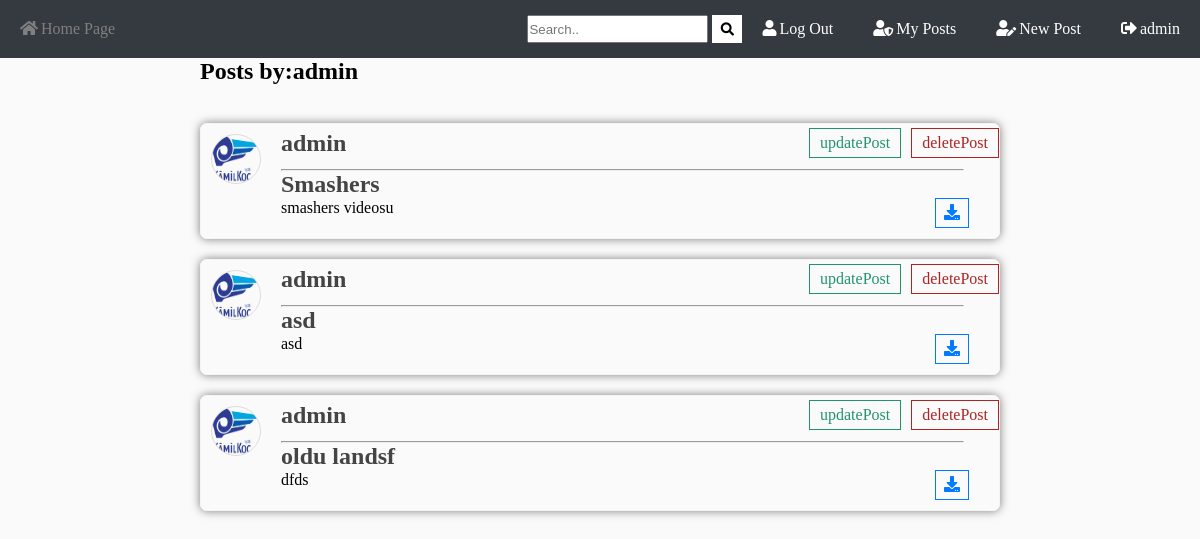
The app's page //myPosts (signed in) with its own data.
### fileshare/models.py (models this page shows, shortened)
class Post(models.Model):
	title = models.CharField(max_length=100)
	files = models.FileField(null=True,blank=True,upload_to='Files')
	content = models.TextField(max_length=200)
	date_posted = models.DateTimeField(auto_now_add=True)
	author = models.ForeignKey(User, on_delete=models.CASCADE)

### accounts/models.py (models this page shows, shortened)
class Profile(models.Model):
    user = models.OneToOneField(User, on_delete=models.CASCADE)
    image = models.ImageField( upload_to='profile',default='profil.jpg')   # default='default.jpg',

### fileshare/views.py (the view)
# urls.py: path('/myPosts', views.myPostsPage, name="myPostsPage"),
def myPostsPage(request):
    current_user = request.user
    post = current_user.post_set.all().order_by('-date_posted')
    context = {
        'posts':post
    }
    return render(request, 'myPosts.html',context)

### templates/myPosts.html
{% extends "base.html" %}
{% load static %}
{% block content %}
    <section class="section">
        <div class="alllist-container">
            <h1>Posts by:{{user.username}}</h1>
            <br>
            {%for post in posts%}
            <div class="list-container">
                <div class="left-list">
                    <img src="{{ post.author.profile.image.url }}" alt="">
                </div>
                <div class="right-list">
                    <div class="toplist">
                        <a href="{% url 'UserSpecifiedPosts' post.author  %}" class="Userlink"><h1>{{ post.author }}</h1></a>
                        <a href="{% url 'updatePost' post.id  %}" class="Update">updatePost</a>
                        <a href="{% url 'deletePost' post.id  %}" class="Delete">deletePost</a>
                    </div>
                    <hr>
                    <a href="{% url 'detailPage' post.id  %}"><h2>{{post.title}}</h2></a>
                    <div class="content-container">
                        <p>{{post.content}}</p>
                        {%if post.files%}
                            <a href="{{ post.files.url }}" class="download" download><i class="fas fa-download" ></i></a>
                        {%endif%}
                    </div>
                </div>
            </div>
            {%endfor%}
        </div>
    </section>
{% endblock %}

### templates/base.html (shortened to what this page needs)
{% load static %}
{% load widget_tweaks %}
<!DOCTYPE html>
<html lang="en">
<head>
    <link rel="stylesheet" href="{% static './css/style.css' %}">
    <link rel="stylesheet" href="{% static './css/accounts.css' %}">
    <link rel="stylesheet"
    href="https://cdnjs.cloudflare.com/ajax/libs/font-awesome/5.15.3/css/all.min.css"
 />
</head>
<body>
    <nav>
        <a href="{% url 'listPage'   %}"><i class="fas fa-home"></i>Home Page</a>
        <form class="example" action="action_page.php">
            <input type="text" placeholder="Search.." name="search">
            <button type="submit" class="search"><i class="fa fa-search"></i></button>
        </form>
        {% if user.is_authenticated %}
        <a href="{% url 'logout'   %}"></i><i class="fas fa-user"></i>Log Out</a>
        <a href="{% url 'myPostsPage'   %}"><i class="fas fa-user-shield"></i>My Posts</a>
        <a href="{% url 'newPost'   %}"><i class="fas fa-user-edit"></i>New Post</a>
        <a href="{% url 'profile'   %}"><i class="fas fa-sign-out-alt"></i>{{user.username}}</a>
        {%else%}
        <a href="{% url 'login'   %}"><i class="fas fa-user-circle"></i>Log In</a>
        <a href="{% url 'register'   %}"><i class="fas fa-sign-out-alt"></i>Register</a>
        {%endif%}
    </nav>
    {% block content %}
    {% endblock %}
</body>
</html>

### static/css/style.css (style rules this page uses)
* { margin: 0; padding: 0; box-sizing: border-box; text-decoration: none; }
html,body { height: 100%; background-color: #fafafa; }
nav { width: 100%; background-color: rgb(52, 58, 64); display: flex; flex-direction: row; align-items: center; }
nav form { margin-left: auto; }
nav form input { height: 28px; margin: 0; }
nav form .search { height: 28px; padding: 3px; width: 30px; background-color: white; border: none; cursor: pointer; }
nav a { padding: 20px; color:white ; }
nav a i { margin-right: 3px; }
.section { width: 100%; display: flex; justify-content: center; }
.alllist-container { display: flex; flex-direction: column; }
.section .list-container { margin-top: 20px; width: 40%; min-width: 800px; border: 1px solid whitesmoke; display: flex; flex-direction: row; border-radius: 7px; box-shadow: 0 0 10px 0 rgba(0, 0, 0, .5); }
.section .list-container .left-list img { width: 50px; height: 50px; margin: 10px; border-radius: 50%; border: 1px solid rgb(223, 219, 219); }
.section .list-container .right-list { margin-left: 10px; flex: 1; }
.section .list-container .right-list .toplist { display: flex; align-items: center; }
.section .list-container .right-list .Userlink { display: inline-block; }
.section .list-container .right-list .toplist .Update { padding: 5px 10px; border: 1px solid rgb(33, 148, 110); color: rgb(33, 148, 110); margin-left: auto; margin-right: 10px; display: inline-block; transition: background-color 1s; }
.section .list-container .right-list .toplist .Delete { padding: 5px 10px; border: 1px solid rgb(173, 36, 36); color: rgb(173, 36, 36); display: inline-block; transition: background-color 1s; }
.section .list-container .right-list a { color: #444444; display: inline-block; }
.section .list-container .right-list a h1 { font-weight: 800; line-height: 1.5rem; margin-left: 0; display: inline-block; margin: 7px 0px; }
.section .list-container .right-list hr { margin-right: 35px; margin-top: 7px; color: rgb(223, 219, 219); }
.section .list-container .right-list .content-container { display: flex; flex-direction: row; margin-bottom: 5px; }
.section .list-container .right-list .content-container p { flex: 1; font-weight: 300; line-height: 1.2rem; }
.section .list-container .right-list .content-container .download { padding: 5px 8px; margin-right: 30px; margin-bottom: 5px; color: #007bff; border: 1px solid #007bff; transition: background-color 1s; }

### static/css/accounts.css (style rules this page uses)
* { margin: 0; padding: 0; }
html,body { width: 100%; height: 100%; background-color: #fafafa; }

### records on screen
Post: author.profile.image (picture), author "admin", title "Smashers", content "smashers videosu"
Post: author.profile.image (picture), author "admin", title "asd", content "asd"
Post: author.profile.image (picture), author "admin", title "oldu landsf", content "dfds"

### other values on screen
{{ user.username }} "admin"
